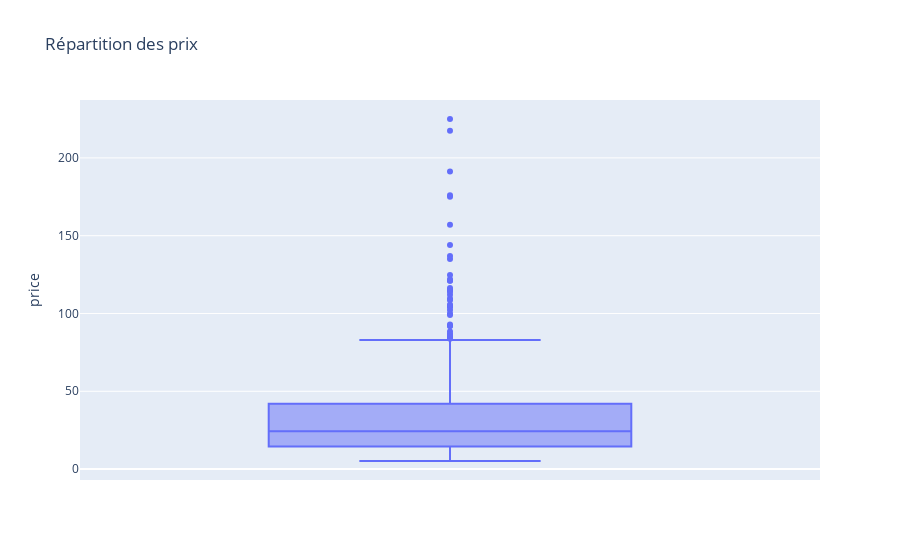

Source (notebook cell):
### Markdown cell above
<div style="border: 1px solid RGB(51,165,182);" >
<h3 style="margin: auto; padding: 20px; color: RGB(51,165,182); ">Etape 4.1 - Exploration par la visualisation de données</h3>
</div>

### Code cell
#Création d'une Boite à moustache de la répartition des prix grâce à Pandas
fig = px.box(df_merge, y='price', title='Répartition des prix')

fig

#un peu aplatie..

### Figure 1 — Plotly figure (JSON) as saved in the notebook; plotly's stock layout.template omitted (floating-point values rounded to 4 significant figures; data arrays with more than 128 entries replaced by an {"elided": "..."} marker saying what was removed)
{"data": [{"alignmentgroup": "True", "hovertemplate": "price=%{y}<extra></extra>", "legendgroup": "", "marker": {"color": "#636efa"}, "name": "", "notched": false, "offsetgroup": "", "orientation": "v", "showlegend": false, "type": "box", "x0": " ", "xaxis": "x", "y": {"elided": "825 float values"}, "y0": " ", "yaxis": "y"}], "layout": {"boxmode": "group", "legend": {"tracegroupgap": 0}, "title": {"text": "Répartition des prix"}, "xaxis": {"anchor": "y", "domain": [0, 1]}, "yaxis": {"anchor": "x", "domain": [0, 1], "title": {"text": "price"}}}}
